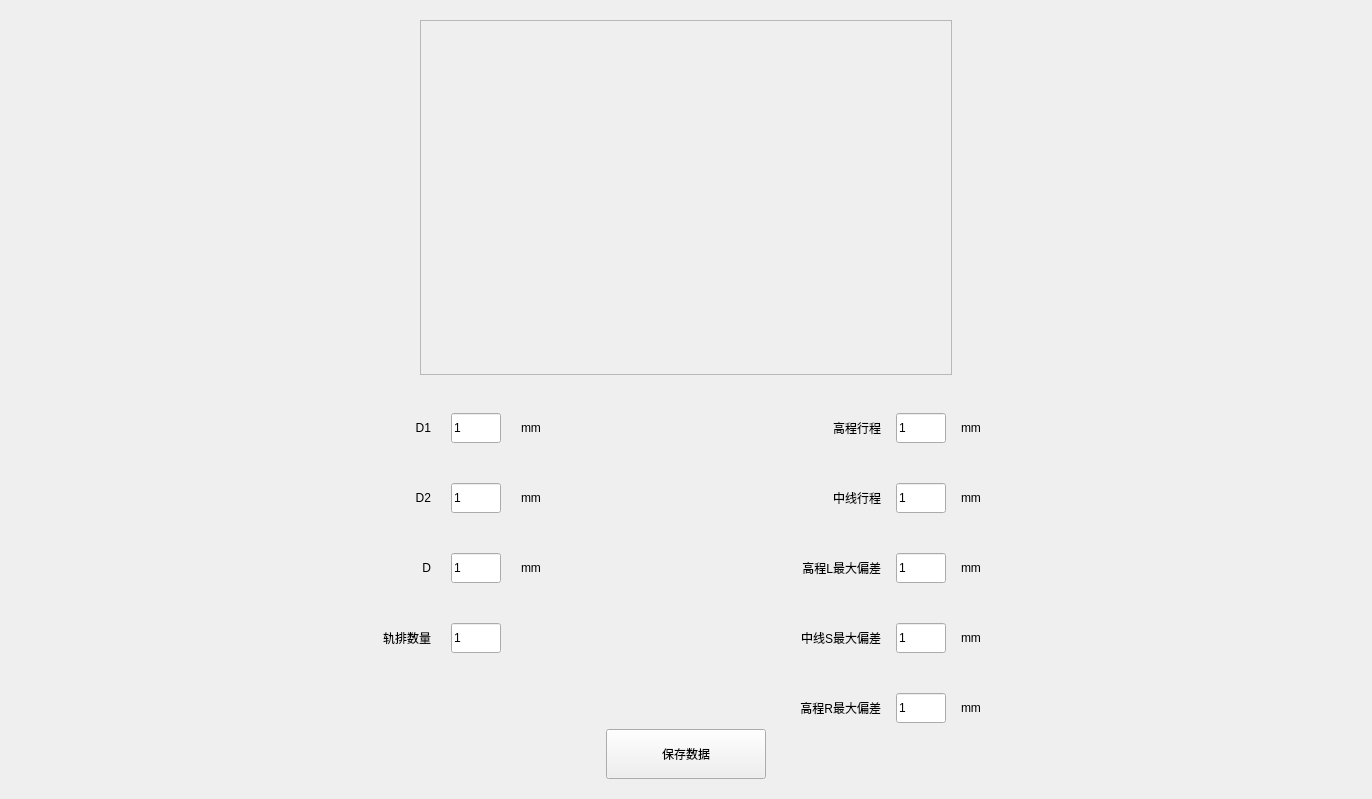
<?xml version="1.0" encoding="UTF-8"?>
<ui version="4.0">
 <class>ConfigForm</class>
 <widget class="QWidget" name="ConfigForm">
  <property name="geometry">
   <rect>
    <x>0</x>
    <y>0</y>
    <width>1372</width>
    <height>799</height>
   </rect>
  </property>
  <property name="windowTitle">
   <string>Form</string>
  </property>
  <layout class="QHBoxLayout" name="horizontalLayout_19">
   <property name="spacing">
    <number>20</number>
   </property>
   <item>
    <layout class="QVBoxLayout" name="verticalLayout_2">
     <item>
      <widget class="QWidget" name="widget_2" native="true">
       <property name="minimumSize">
        <size>
         <width>0</width>
         <height>0</height>
        </size>
       </property>
       <property name="styleSheet">
        <string notr="true"/>
       </property>
       <layout class="QHBoxLayout" name="horizontalLayout_14">
        <item>
         <layout class="QVBoxLayout" name="verticalLayout_3">
          <property name="leftMargin">
           <number>400</number>
          </property>
          <property name="rightMargin">
           <number>400</number>
          </property>
          <item>
           <widget class="QLabel" name="picLabel">
            <property name="minimumSize">
             <size>
              <width>500</width>
              <height>300</height>
             </size>
            </property>
            <property name="styleSheet">
             <string notr="true"/>
            </property>
            <property name="frameShape">
             <enum>QFrame::StyledPanel</enum>
            </property>
            <property name="text">
             <string/>
            </property>
           </widget>
          </item>
         </layout>
        </item>
       </layout>
      </widget>
     </item>
     <item>
      <widget class="QWidget" name="widget" native="true">
       <layout class="QVBoxLayout" name="verticalLayout">
        <property name="leftMargin">
         <number>20</number>
        </property>
        <property name="rightMargin">
         <number>20</number>
        </property>
        <item>
         <layout class="QGridLayout" name="gridLayout_6" columnstretch="0,0">
          <property name="leftMargin">
           <number>0</number>
          </property>
          <property name="rightMargin">
           <number>0</number>
          </property>
          <property name="horizontalSpacing">
           <number>0</number>
          </property>
          <property name="verticalSpacing">
           <number>40</number>
          </property>
          <item row="0" column="0">
           <layout class="QHBoxLayout" name="horizontalLayout_6" stretch="0,0,0">
            <property name="spacing">
             <number>20</number>
            </property>
            <property name="leftMargin">
             <number>250</number>
            </property>
            <property name="rightMargin">
             <number>50</number>
            </property>
            <item>
             <widget class="QLabel" name="label_13">
              <property name="minimumSize">
               <size>
                <width>150</width>
                <height>0</height>
               </size>
              </property>
              <property name="maximumSize">
               <size>
                <width>150</width>
                <height>16777215</height>
               </size>
              </property>
              <property name="styleSheet">
               <string notr="true"/>
              </property>
              <property name="text">
               <string>D1</string>
              </property>
              <property name="alignment">
               <set>Qt::AlignRight|Qt::AlignTrailing|Qt::AlignVCenter</set>
              </property>
             </widget>
            </item>
            <item>
             <widget class="CustomLineEdit" name="D1_Edit">
              <property name="minimumSize">
               <size>
                <width>0</width>
                <height>30</height>
               </size>
              </property>
              <property name="maximumSize">
               <size>
                <width>130</width>
                <height>16777215</height>
               </size>
              </property>
              <property name="text">
               <string>1</string>
              </property>
             </widget>
            </item>
            <item>
             <widget class="QLabel" name="label_22">
              <property name="minimumSize">
               <size>
                <width>40</width>
                <height>0</height>
               </size>
              </property>
              <property name="maximumSize">
               <size>
                <width>40</width>
                <height>16777215</height>
               </size>
              </property>
              <property name="frameShape">
               <enum>QFrame::NoFrame</enum>
              </property>
              <property name="text">
               <string>mm</string>
              </property>
             </widget>
            </item>
           </layout>
          </item>
          <item row="1" column="0">
           <layout class="QHBoxLayout" name="horizontalLayout_15" stretch="0,0,0">
            <property name="spacing">
             <number>20</number>
            </property>
            <property name="leftMargin">
             <number>250</number>
            </property>
            <property name="rightMargin">
             <number>50</number>
            </property>
            <item>
             <widget class="QLabel" name="label_14">
              <property name="minimumSize">
               <size>
                <width>150</width>
                <height>0</height>
               </size>
              </property>
              <property name="maximumSize">
               <size>
                <width>150</width>
                <height>16777215</height>
               </size>
              </property>
              <property name="styleSheet">
               <string notr="true"/>
              </property>
              <property name="text">
               <string>D2</string>
              </property>
              <property name="alignment">
               <set>Qt::AlignRight|Qt::AlignTrailing|Qt::AlignVCenter</set>
              </property>
             </widget>
            </item>
            <item>
             <widget class="CustomLineEdit" name="D2_Edit">
              <property name="minimumSize">
               <size>
                <width>0</width>
                <height>30</height>
               </size>
              </property>
              <property name="maximumSize">
               <size>
                <width>130</width>
                <height>16777215</height>
               </size>
              </property>
              <property name="text">
               <string>1</string>
              </property>
             </widget>
            </item>
            <item>
             <widget class="QLabel" name="label_23">
              <property name="minimumSize">
               <size>
                <width>40</width>
                <height>0</height>
               </size>
              </property>
              <property name="maximumSize">
               <size>
                <width>40</width>
                <height>16777215</height>
               </size>
              </property>
              <property name="text">
               <string>mm</string>
              </property>
             </widget>
            </item>
           </layout>
          </item>
          <item row="4" column="1">
           <layout class="QHBoxLayout" name="horizontalLayout_5">
            <property name="spacing">
             <number>15</number>
            </property>
            <property name="leftMargin">
             <number>100</number>
            </property>
            <property name="rightMargin">
             <number>300</number>
            </property>
            <item>
             <widget class="QLabel" name="label_35">
              <property name="minimumSize">
               <size>
                <width>170</width>
                <height>0</height>
               </size>
              </property>
              <property name="maximumSize">
               <size>
                <width>170</width>
                <height>16777215</height>
               </size>
              </property>
              <property name="layoutDirection">
               <enum>Qt::LeftToRight</enum>
              </property>
              <property name="inputMethodHints">
               <set>Qt::ImhLatinOnly</set>
              </property>
              <property name="text">
               <string>高程R最大偏差</string>
              </property>
              <property name="alignment">
               <set>Qt::AlignRight|Qt::AlignTrailing|Qt::AlignVCenter</set>
              </property>
             </widget>
            </item>
            <item>
             <widget class="CustomLineEdit" name="ElevitionR_Edit">
              <property name="minimumSize">
               <size>
                <width>0</width>
                <height>30</height>
               </size>
              </property>
              <property name="maximumSize">
               <size>
                <width>130</width>
                <height>16777215</height>
               </size>
              </property>
              <property name="text">
               <string>1</string>
              </property>
             </widget>
            </item>
            <item>
             <widget class="QLabel" name="label_48">
              <property name="minimumSize">
               <size>
                <width>80</width>
                <height>0</height>
               </size>
              </property>
              <property name="maximumSize">
               <size>
                <width>80</width>
                <height>16777215</height>
               </size>
              </property>
              <property name="text">
               <string>mm</string>
              </property>
             </widget>
            </item>
           </layout>
          </item>
          <item row="1" column="1">
           <layout class="QHBoxLayout" name="horizontalLayout_22">
            <property name="spacing">
             <number>15</number>
            </property>
            <property name="leftMargin">
             <number>100</number>
            </property>
            <property name="rightMargin">
             <number>300</number>
            </property>
            <item>
             <widget class="QLabel" name="label_18">
              <property name="minimumSize">
               <size>
                <width>170</width>
                <height>0</height>
               </size>
              </property>
              <property name="maximumSize">
               <size>
                <width>170</width>
                <height>16777215</height>
               </size>
              </property>
              <property name="inputMethodHints">
               <set>Qt::ImhLatinOnly</set>
              </property>
              <property name="text">
               <string>中线行程</string>
              </property>
              <property name="alignment">
               <set>Qt::AlignRight|Qt::AlignTrailing|Qt::AlignVCenter</set>
              </property>
             </widget>
            </item>
            <item>
             <widget class="CustomLineEdit" name="CLine_Edit">
              <property name="minimumSize">
               <size>
                <width>0</width>
                <height>30</height>
               </size>
              </property>
              <property name="maximumSize">
               <size>
                <width>130</width>
                <height>16777215</height>
               </size>
              </property>
              <property name="text">
               <string>1</string>
              </property>
             </widget>
            </item>
            <item>
             <widget class="QLabel" name="label_27">
              <property name="minimumSize">
               <size>
                <width>80</width>
                <height>0</height>
               </size>
              </property>
              <property name="maximumSize">
               <size>
                <width>80</width>
                <height>16777215</height>
               </size>
              </property>
              <property name="text">
               <string>mm</string>
              </property>
             </widget>
            </item>
           </layout>
          </item>
          <item row="3" column="1">
           <layout class="QHBoxLayout" name="horizontalLayout_4">
            <property name="spacing">
             <number>15</number>
            </property>
            <property name="leftMargin">
             <number>100</number>
            </property>
            <property name="rightMargin">
             <number>300</number>
            </property>
            <item>
             <widget class="QLabel" name="label_34">
              <property name="minimumSize">
               <size>
                <width>170</width>
                <height>0</height>
               </size>
              </property>
              <property name="maximumSize">
               <size>
                <width>170</width>
                <height>16777215</height>
               </size>
              </property>
              <property name="layoutDirection">
               <enum>Qt::LeftToRight</enum>
              </property>
              <property name="inputMethodHints">
               <set>Qt::ImhLatinOnly</set>
              </property>
              <property name="text">
               <string>中线S最大偏差</string>
              </property>
              <property name="alignment">
               <set>Qt::AlignRight|Qt::AlignTrailing|Qt::AlignVCenter</set>
              </property>
             </widget>
            </item>
            <item>
             <widget class="CustomLineEdit" name="CLineS_Edit">
              <property name="minimumSize">
               <size>
                <width>0</width>
                <height>30</height>
               </size>
              </property>
              <property name="maximumSize">
               <size>
                <width>130</width>
                <height>16777215</height>
               </size>
              </property>
              <property name="text">
               <string>1</string>
              </property>
             </widget>
            </item>
            <item>
             <widget class="QLabel" name="label_43">
              <property name="minimumSize">
               <size>
                <width>80</width>
                <height>0</height>
               </size>
              </property>
              <property name="maximumSize">
               <size>
                <width>80</width>
                <height>16777215</height>
               </size>
              </property>
              <property name="text">
               <string>mm</string>
              </property>
             </widget>
            </item>
           </layout>
          </item>
          <item row="0" column="1">
           <layout class="QHBoxLayout" name="horizontalLayout_21">
            <property name="spacing">
             <number>15</number>
            </property>
            <property name="leftMargin">
             <number>100</number>
            </property>
            <property name="rightMargin">
             <number>300</number>
            </property>
            <item>
             <widget class="QLabel" name="label_17">
              <property name="minimumSize">
               <size>
                <width>170</width>
                <height>0</height>
               </size>
              </property>
              <property name="maximumSize">
               <size>
                <width>170</width>
                <height>16777215</height>
               </size>
              </property>
              <property name="inputMethodHints">
               <set>Qt::ImhLatinOnly</set>
              </property>
              <property name="text">
               <string>高程行程</string>
              </property>
              <property name="alignment">
               <set>Qt::AlignRight|Qt::AlignTrailing|Qt::AlignVCenter</set>
              </property>
             </widget>
            </item>
            <item>
             <widget class="CustomLineEdit" name="ElevationTravel_Edit">
              <property name="minimumSize">
               <size>
                <width>0</width>
                <height>30</height>
               </size>
              </property>
              <property name="maximumSize">
               <size>
                <width>130</width>
                <height>16777215</height>
               </size>
              </property>
              <property name="text">
               <string>1</string>
              </property>
             </widget>
            </item>
            <item>
             <widget class="QLabel" name="label_25">
              <property name="minimumSize">
               <size>
                <width>80</width>
                <height>0</height>
               </size>
              </property>
              <property name="maximumSize">
               <size>
                <width>80</width>
                <height>16777215</height>
               </size>
              </property>
              <property name="text">
               <string>mm</string>
              </property>
             </widget>
            </item>
           </layout>
          </item>
          <item row="2" column="0">
           <layout class="QHBoxLayout" name="horizontalLayout_16" stretch="0,0,0">
            <property name="spacing">
             <number>20</number>
            </property>
            <property name="leftMargin">
             <number>250</number>
            </property>
            <property name="rightMargin">
             <number>50</number>
            </property>
            <item>
             <widget class="QLabel" name="label_15">
              <property name="minimumSize">
               <size>
                <width>150</width>
                <height>0</height>
               </size>
              </property>
              <property name="maximumSize">
               <size>
                <width>150</width>
                <height>16777215</height>
               </size>
              </property>
              <property name="text">
               <string>D</string>
              </property>
              <property name="alignment">
               <set>Qt::AlignRight|Qt::AlignTrailing|Qt::AlignVCenter</set>
              </property>
             </widget>
            </item>
            <item>
             <widget class="CustomLineEdit" name="D_Edit">
              <property name="minimumSize">
               <size>
                <width>0</width>
                <height>30</height>
               </size>
              </property>
              <property name="maximumSize">
               <size>
                <width>130</width>
                <height>16777215</height>
               </size>
              </property>
              <property name="text">
               <string>1</string>
              </property>
             </widget>
            </item>
            <item>
             <widget class="QLabel" name="label_24">
              <property name="minimumSize">
               <size>
                <width>40</width>
                <height>0</height>
               </size>
              </property>
              <property name="maximumSize">
               <size>
                <width>40</width>
                <height>16777215</height>
               </size>
              </property>
              <property name="text">
               <string>mm</string>
              </property>
             </widget>
            </item>
           </layout>
          </item>
          <item row="3" column="0">
           <layout class="QHBoxLayout" name="horizontalLayout_20" stretch="0,0,0">
            <property name="spacing">
             <number>20</number>
            </property>
            <property name="leftMargin">
             <number>250</number>
            </property>
            <property name="rightMargin">
             <number>50</number>
            </property>
            <item>
             <widget class="QLabel" name="label_16">
              <property name="minimumSize">
               <size>
                <width>150</width>
                <height>0</height>
               </size>
              </property>
              <property name="maximumSize">
               <size>
                <width>150</width>
                <height>16777215</height>
               </size>
              </property>
              <property name="text">
               <string>轨排数量</string>
              </property>
              <property name="alignment">
               <set>Qt::AlignRight|Qt::AlignTrailing|Qt::AlignVCenter</set>
              </property>
             </widget>
            </item>
            <item>
             <widget class="CustomLineEdit" name="RailNum_Edit">
              <property name="minimumSize">
               <size>
                <width>0</width>
                <height>30</height>
               </size>
              </property>
              <property name="maximumSize">
               <size>
                <width>130</width>
                <height>16777215</height>
               </size>
              </property>
              <property name="text">
               <string>1</string>
              </property>
             </widget>
            </item>
            <item>
             <widget class="QLabel" name="label_26">
              <property name="minimumSize">
               <size>
                <width>40</width>
                <height>0</height>
               </size>
              </property>
              <property name="maximumSize">
               <size>
                <width>40</width>
                <height>16777215</height>
               </size>
              </property>
              <property name="text">
               <string/>
              </property>
             </widget>
            </item>
           </layout>
          </item>
          <item row="2" column="1">
           <layout class="QHBoxLayout" name="horizontalLayout_3">
            <property name="spacing">
             <number>15</number>
            </property>
            <property name="leftMargin">
             <number>100</number>
            </property>
            <property name="rightMargin">
             <number>300</number>
            </property>
            <item>
             <widget class="QLabel" name="label_33">
              <property name="minimumSize">
               <size>
                <width>170</width>
                <height>0</height>
               </size>
              </property>
              <property name="maximumSize">
               <size>
                <width>170</width>
                <height>16777215</height>
               </size>
              </property>
              <property name="layoutDirection">
               <enum>Qt::LeftToRight</enum>
              </property>
              <property name="styleSheet">
               <string notr="true"/>
              </property>
              <property name="inputMethodHints">
               <set>Qt::ImhLatinOnly</set>
              </property>
              <property name="text">
               <string>高程L最大偏差</string>
              </property>
              <property name="alignment">
               <set>Qt::AlignRight|Qt::AlignTrailing|Qt::AlignVCenter</set>
              </property>
             </widget>
            </item>
            <item>
             <widget class="CustomLineEdit" name="ElevitionL_Edit">
              <property name="minimumSize">
               <size>
                <width>0</width>
                <height>30</height>
               </size>
              </property>
              <property name="maximumSize">
               <size>
                <width>130</width>
                <height>16777215</height>
               </size>
              </property>
              <property name="text">
               <string>1</string>
              </property>
             </widget>
            </item>
            <item>
             <widget class="QLabel" name="label_47">
              <property name="minimumSize">
               <size>
                <width>80</width>
                <height>0</height>
               </size>
              </property>
              <property name="maximumSize">
               <size>
                <width>80</width>
                <height>16777215</height>
               </size>
              </property>
              <property name="text">
               <string>mm</string>
              </property>
             </widget>
            </item>
           </layout>
          </item>
          <item row="4" column="0">
           <layout class="QHBoxLayout" name="horizontalLayout_24">
            <property name="spacing">
             <number>20</number>
            </property>
            <property name="leftMargin">
             <number>250</number>
            </property>
            <property name="rightMargin">
             <number>0</number>
            </property>
           </layout>
          </item>
         </layout>
        </item>
        <item>
         <layout class="QHBoxLayout" name="horizontalLayout_25">
          <property name="spacing">
           <number>20</number>
          </property>
          <property name="rightMargin">
           <number>0</number>
          </property>
          <item>
           <widget class="QPushButton" name="btnSave">
            <property name="minimumSize">
             <size>
              <width>100</width>
              <height>50</height>
             </size>
            </property>
            <property name="maximumSize">
             <size>
              <width>160</width>
              <height>16777215</height>
             </size>
            </property>
            <property name="text">
             <string>保存数据</string>
            </property>
           </widget>
          </item>
         </layout>
        </item>
       </layout>
      </widget>
     </item>
    </layout>
   </item>
   <item>
    <layout class="QVBoxLayout" name="verticalLayout_4"/>
   </item>
  </layout>
 </widget>
 <customwidgets>
  <customwidget>
   <class>CustomLineEdit</class>
   <extends>QLineEdit</extends>
   <header location="global">customlineedit.h</header>
  </customwidget>
 </customwidgets>
 <resources/>
 <connections/>
</ui>
